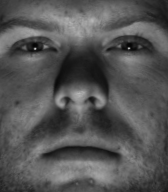
%> input picture bases/yale/yaleB01_P00A+000E-35.pgm, 168 x 192 px, given in place of yaleB01_P00A+000E+00.pgm, which was not available
$ octave prepare_yale.m   (GNU Octave 9; MATLAB toolbox functions it lacks are replaced by stand-ins)
%> lines starting %> are read from the running program, lines starting %| are printed output that depends on the picture; in (x1, y1, x2, y2) boxes, pixels count from 0 and x2, y2 are one past the last pixel; in counts of white or black regions, pixels touching at a corner belong together; the program's own positions count from 1; pictures that were not available may be replaced by others from this repository, and a replacement may not be noted
TOTAL_SIZE = 48*42;

photo_paths = {
  'yaleB01_P00A+000E+00.pgm',
  'yaleB01_P00A+000E+20.pgm',
  'yaleB01_P00A+000E+45.pgm',
  'yaleB01_P00A+000E+90.pgm',
  'yaleB01_P00A+000E-20.pgm',
  'yaleB01_P00A+000E-35.pgm',
  'yaleB01_P00A+005E+10.pgm',
  'yaleB01_P00A+005E-10.pgm',
  'yaleB01_P00A+010E+00.pgm',
  'yaleB01_P00A+010E-20.pgm',
  'yaleB01_P00A+015E+20.pgm',
  'yaleB01_P00A+020E+10.pgm',
  'yaleB01_P00A+020E-10.pgm',
  'yaleB01_P00A+020E-40.pgm',
  'yaleB01_P00A+025E+00.pgm',
  'yaleB01_P00A+035E+15.pgm',
  'yaleB01_P00A+035E+40.pgm',
  'yaleB01_P00A+035E+65.pgm',
  'yaleB01_P00A+035E-20.pgm',
  'yaleB01_P00A+050E+00.pgm',
  'yaleB01_P00A+050E-40.pgm',
  'yaleB01_P00A+060E+20.pgm',
  'yaleB01_P00A+060E-20.pgm',
  'yaleB01_P00A+070E+00.pgm',
  'yaleB01_P00A+070E+45.pgm',
  'yaleB01_P00A+070E-35.pgm',
  'yaleB01_P00A+085E+20.pgm',
  'yaleB01_P00A+085E-20.pgm',
  'yaleB01_P00A+095E+00.pgm',
  'yaleB01_P00A+110E+15.pgm',
  'yaleB01_P00A+110E+40.pgm',
  'yaleB01_P00A+110E+65.pgm',
  'yaleB01_P00A+110E-20.pgm',
  'yaleB01_P00A+120E+00.pgm',
  'yaleB01_P00A+130E+20.pgm',
  'yaleB01_P00A-005E+10.pgm',
  'yaleB01_P00A-005E-10.pgm',
  'yaleB01_P00A-010E+00.pgm',
  'yaleB01_P00A-010E-20.pgm',
  'yaleB01_P00A-015E+20.pgm',
  'yaleB01_P00A-020E+10.pgm',
  'yaleB01_P00A-020E-10.pgm',
  'yaleB01_P00A-020E-40.pgm',
  'yaleB01_P00A-025E+00.pgm',
  'yaleB01_P00A-035E+15.pgm',
  'yaleB01_P00A-035E+40.pgm',
  'yaleB01_P00A-035E+65.pgm',
  'yaleB01_P00A-035E-20.pgm',
  'yaleB01_P00A-050E+00.pgm',
  'yaleB01_P00A-050E-40.pgm',
  'yaleB01_P00A-060E+20.pgm',
  'yaleB01_P00A-060E-20.pgm',
  'yaleB01_P00A-070E+00.pgm',
  'yaleB01_P00A-070E+45.pgm',
  'yaleB01_P00A-070E-35.pgm',
  'yaleB01_P00A-085E+20.pgm',
  'yaleB01_P00A-085E-20.pgm',
  'yaleB01_P00A-095E+00.pgm',
  'yaleB01_P00A-110E+15.pgm',
  'yaleB01_P00A-110E+40.pgm',
  'yaleB01_P00A-110E+65.pgm',
  'yaleB01_P00A-110E-20.pgm',
  'yaleB01_P00A-120E+00.pgm',
  'yaleB01_P00A-130E+20.pgm',
  'yaleB02_P00A+000E+00.pgm',
  'yaleB02_P00A+000E+20.pgm',
  'yaleB02_P00A+000E+45.pgm',
  'yaleB02_P00A+000E+90.pgm',
  'yaleB02_P00A+000E-20.pgm',
  'yaleB02_P00A+000E-35.pgm',
  'yaleB02_P00A+005E+10.pgm',
  'yaleB02_P00A+005E-10.pgm',
  'yaleB02_P00A+010E+00.pgm',
  'yaleB02_P00A+010E-20.pgm',
  'yaleB02_P00A+015E+20.pgm',
  'yaleB02_P00A+020E+10.pgm',
  'yaleB02_P00A+020E-10.pgm',
  'yaleB02_P00A+020E-40.pgm',
  'yaleB02_P00A+025E+00.pgm',
  'yaleB02_P00A+035E+15.pgm',
  'yaleB02_P00A+035E+40.pgm',
  'yaleB02_P00A+035E+65.pgm',
  'yaleB02_P00A+035E-20.pgm',
  'yaleB02_P00A+050E+00.pgm',
  'yaleB02_P00A+050E-40.pgm',
  'yaleB02_P00A+060E+20.pgm',
  'yaleB02_P00A+060E-20.pgm',
  'yaleB02_P00A+070E+00.pgm',
  'yaleB02_P00A+070E+45.pgm',
  'yaleB02_P00A+070E-35.pgm',
  'yaleB02_P00A+085E+20.pgm',
  'yaleB02_P00A+085E-20.pgm',
  'yaleB02_P00A+095E+00.pgm',
  'yaleB02_P00A+110E+15.pgm',
  'yaleB02_P00A+110E+40.pgm',
  'yaleB02_P00A+110E+65.pgm',
  'yaleB02_P00A+110E-20.pgm',
  'yaleB02_P00A+120E+00.pgm',
  'yaleB02_P00A+130E+20.pgm',
  'yaleB02_P00A-005E+10.pgm',
  'yaleB02_P00A-005E-10.pgm',
  'yaleB02_P00A-010E+00.pgm',
  'yaleB02_P00A-010E-20.pgm',
  'yaleB02_P00A-015E+20.pgm',
  'yaleB02_P00A-020E+10.pgm',
  'yaleB02_P00A-020E-10.pgm',
  'yaleB02_P00A-020E-40.pgm',
  'yaleB02_P00A-025E+00.pgm',
  'yaleB02_P00A-035E+15.pgm',
  'yaleB02_P00A-035E+40.pgm',
  'yaleB02_P00A-035E+65.pgm',
  'yaleB02_P00A-035E-20.pgm',
  'yaleB02_P00A-050E+00.pgm',
  'yaleB02_P00A-050E-40.pgm',
  'yaleB02_P00A-060E+20.pgm',
  'yaleB02_P00A-060E-20.pgm',
  'yaleB02_P00A-070E+00.pgm',
  'yaleB02_P00A-070E+45.pgm',
  'yaleB02_P00A-070E-35.pgm',
  'yaleB02_P00A-085E+20.pgm',
  'yaleB02_P00A-085E-20.pgm',
  'yaleB02_P00A-095E+00.pgm',
  'yaleB02_P00A-110E+15.pgm',
  'yaleB02_P00A-110E+40.pgm',
  'yaleB02_P00A-110E+65.pgm',
  'yaleB02_P00A-110E-20.pgm',
  'yaleB02_P00A-120E+00.pgm',
  'yaleB02_P00A-130E+20.pgm',
  'yaleB03_P00A+000E+00.pgm',
  'yaleB03_P00A+000E+20.pgm',
  'yaleB03_P00A+000E+45.pgm',
  'yaleB03_P00A+000E+90.pgm',
  'yaleB03_P00A+000E-20.pgm',
  'yaleB03_P00A+000E-35.pgm',
  'yaleB03_P00A+005E+10.pgm',
  'yaleB03_P00A+005E-10.pgm',
  'yaleB03_P00A+010E+00.pgm',
  'yaleB03_P00A+010E-20.pgm',
  'yaleB03_P00A+015E+20.pgm',
  'yaleB03_P00A+020E+10.pgm',
  'yaleB03_P00A+020E-10.pgm',
  'yaleB03_P00A+020E-40.pgm',
  'yaleB03_P00A+025E+00.pgm',
  'yaleB03_P00A+035E+15.pgm',
  'yaleB03_P00A+035E+40.pgm',
  'yaleB03_P00A+035E+65.pgm',
  'yaleB03_P00A+035E-20.pgm',
  'yaleB03_P00A+050E+00.pgm',
  'yaleB03_P00A+050E-40.pgm',
  'yaleB03_P00A+060E+20.pgm',
  'yaleB03_P00A+060E-20.pgm',
  'yaleB03_P00A+070E+00.pgm',
  'yaleB03_P00A+070E+45.pgm',
  'yaleB03_P00A+070E-35.pgm',
  'yaleB03_P00A+085E+20.pgm',
  'yaleB03_P00A+085E-20.pgm',
  'yaleB03_P00A+095E+00.pgm',
  'yaleB03_P00A+110E+15.pgm',
  'yaleB03_P00A+110E+40.pgm',
  'yaleB03_P00A+110E+65.pgm',
  'yaleB03_P00A+110E-20.pgm',
  'yaleB03_P00A+120E+00.pgm',
  'yaleB03_P00A+130E+20.pgm',
  'yaleB03_P00A-005E+10.pgm',
  'yaleB03_P00A-005E-10.pgm',
  'yaleB03_P00A-010E+00.pgm',
  'yaleB03_P00A-010E-20.pgm',
  'yaleB03_P00A-015E+20.pgm',
  'yaleB03_P00A-020E+10.pgm',
  'yaleB03_P00A-020E-10.pgm',
  'yaleB03_P00A-020E-40.pgm',
  'yaleB03_P00A-025E+00.pgm',
  'yaleB03_P00A-035E+15.pgm',
  'yaleB03_P00A-035E+40.pgm',
  'yaleB03_P00A-035E+65.pgm',
  'yaleB03_P00A-035E-20.pgm',
  'yaleB03_P00A-050E+00.pgm',
  'yaleB03_P00A-050E-40.pgm',
  'yaleB03_P00A-060E+20.pgm',
  'yaleB03_P00A-060E-20.pgm',
  'yaleB03_P00A-070E+00.pgm',
  'yaleB03_P00A-070E+45.pgm',
  'yaleB03_P00A-070E-35.pgm',
  'yaleB03_P00A-085E+20.pgm',
  'yaleB03_P00A-085E-20.pgm',
  'yaleB03_P00A-095E+00.pgm',
  'yaleB03_P00A-110E+15.pgm',
  'yaleB03_P00A-110E+40.pgm',
  'yaleB03_P00A-110E+65.pgm',
  'yaleB03_P00A-110E-20.pgm',
  'yaleB03_P00A-120E+00.pgm',
  'yaleB03_P00A-130E+20.pgm',
  'yaleB04_P00A+000E+00.pgm',
  'yaleB04_P00A+000E+20.pgm',
  'yaleB04_P00A+000E+45.pgm',
  'yaleB04_P00A+000E+90.pgm',
  'yaleB04_P00A+000E-20.pgm',
  'yaleB04_P00A+000E-35.pgm',
  'yaleB04_P00A+005E+10.pgm',
  'yaleB04_P00A+005E-10.pgm',
  'yaleB04_P00A+010E+00.pgm',
  'yaleB04_P00A+010E-20.pgm',
  'yaleB04_P00A+015E+20.pgm',
  'yaleB04_P00A+020E+10.pgm',
  'yaleB04_P00A+020E-10.pgm',
  'yaleB04_P00A+020E-40.pgm',
  'yaleB04_P00A+025E+00.pgm',
  'yaleB04_P00A+035E+15.pgm',
  'yaleB04_P00A+035E+40.pgm',
  'yaleB04_P00A+035E+65.pgm',
  'yaleB04_P00A+035E-20.pgm',
  'yaleB04_P00A+050E+00.pgm',
  'yaleB04_P00A+050E-40.pgm',
  'yaleB04_P00A+060E+20.pgm',
  'yaleB04_P00A+060E-20.pgm',
  'yaleB04_P00A+070E+00.pgm',
  'yaleB04_P00A+070E+45.pgm',
  'yaleB04_P00A+070E-35.pgm',
  'yaleB04_P00A+085E+20.pgm',
  'yaleB04_P00A+085E-20.pgm',
  'yaleB04_P00A+095E+00.pgm',
  'yaleB04_P00A+110E+15.pgm',
  'yaleB04_P00A+110E+40.pgm',
  'yaleB04_P00A+110E+65.pgm',
  'yaleB04_P00A+110E-20.pgm',
  'yaleB04_P00A+120E+00.pgm',
  'yaleB04_P00A+130E+20.pgm',
  'yaleB04_P00A-005E+10.pgm',
  'yaleB04_P00A-005E-10.pgm',
  'yaleB04_P00A-010E+00.pgm',
  'yaleB04_P00A-010E-20.pgm',
  'yaleB04_P00A-015E+20.pgm',
  'yaleB04_P00A-020E+10.pgm',
  'yaleB04_P00A-020E-10.pgm',
  'yaleB04_P00A-020E-40.pgm',
  'yaleB04_P00A-025E+00.pgm',
  'yaleB04_P00A-035E+15.pgm',
  'yaleB04_P00A-035E+40.pgm',
  'yaleB04_P00A-035E+65.pgm',
  'yaleB04_P00A-035E-20.pgm',
  'yaleB04_P00A-050E+00.pgm',
  'yaleB04_P00A-050E-40.pgm',
  'yaleB04_P00A-060E+20.pgm',
  'yaleB04_P00A-060E-20.pgm',
  'yaleB04_P00A-070E+00.pgm',
  'yaleB04_P00A-070E+45.pgm',
  'yaleB04_P00A-070E-35.pgm',
  'yaleB04_P00A-085E+20.pgm',
  'yaleB04_P00A-085E-20.pgm',
  'yaleB04_P00A-095E+00.pgm',
  'yaleB04_P00A-110E+15.pgm',
  'yaleB04_P00A-110E+40.pgm',
  'yaleB04_P00A-110E+65.pgm',
  'yaleB04_P00A-110E-20.pgm',
  'yaleB04_P00A-120E+00.pgm',
  'yaleB04_P00A-130E+20.pgm',
  'yaleB05_P00A+000E+00.pgm',
  'yaleB05_P00A+000E+20.pgm',
  'yaleB05_P00A+000E+45.pgm',
  'yaleB05_P00A+000E+90.pgm',
  'yaleB05_P00A+000E-20.pgm',
  'yaleB05_P00A+000E-35.pgm',
  'yaleB05_P00A+005E+10.pgm',
  'yaleB05_P00A+005E-10.pgm',
  'yaleB05_P00A+010E+00.pgm',
  'yaleB05_P00A+010E-20.pgm',
  'yaleB05_P00A+015E+20.pgm',
  'yaleB05_P00A+020E+10.pgm',
  'yaleB05_P00A+020E-10.pgm',
  'yaleB05_P00A+020E-40.pgm',
  'yaleB05_P00A+025E+00.pgm',
  'yaleB05_P00A+035E+15.pgm',
  'yaleB05_P00A+035E+40.pgm',
  'yaleB05_P00A+035E+65.pgm',
  'yaleB05_P00A+035E-20.pgm',
  'yaleB05_P00A+050E+00.pgm',
  'yaleB05_P00A+050E-40.pgm',
  'yaleB05_P00A+060E+20.pgm',
  'yaleB05_P00A+060E-20.pgm',
  'yaleB05_P00A+070E+00.pgm',
  'yaleB05_P00A+070E+45.pgm',
  'yaleB05_P00A+070E-35.pgm',
  'yaleB05_P00A+085E+20.pgm',
  'yaleB05_P00A+085E-20.pgm',
  'yaleB05_P00A+095E+00.pgm',
  'yaleB05_P00A+110E+15.pgm',
  'yaleB05_P00A+110E+40.pgm',
  'yaleB05_P00A+110E+65.pgm',
  'yaleB05_P00A+110E-20.pgm',
  'yaleB05_P00A+120E+00.pgm',
  'yaleB05_P00A+130E+20.pgm',
  'yaleB05_P00A-005E+10.pgm',
  'yaleB05_P00A-005E-10.pgm',
  'yaleB05_P00A-010E+00.pgm',
  'yaleB05_P00A-010E-20.pgm',
  'yaleB05_P00A-015E+20.pgm',
  'yaleB05_P00A-020E+10.pgm',
  'yaleB05_P00A-020E-10.pgm',
  'yaleB05_P00A-020E-40.pgm',
  'yaleB05_P00A-025E+00.pgm',
  'yaleB05_P00A-035E+15.pgm',
  'yaleB05_P00A-035E+40.pgm',
  'yaleB05_P00A-035E+65.pgm',
  'yaleB05_P00A-035E-20.pgm',
  'yaleB05_P00A-050E+00.pgm',
  'yaleB05_P00A-050E-40.pgm',
  'yaleB05_P00A-060E+20.pgm',
  'yaleB05_P00A-060E-20.pgm',
  'yaleB05_P00A-070E+00.pgm',
  'yaleB05_P00A-070E+45.pgm',
  'yaleB05_P00A-070E-35.pgm',
  'yaleB05_P00A-085E+20.pgm',
  'yaleB05_P00A-085E-20.pgm',
  'yaleB05_P00A-095E+00.pgm',
  'yaleB05_P00A-110E+15.pgm',
  'yaleB05_P00A-110E+40.pgm',
  'yaleB05_P00A-110E+65.pgm',
  'yaleB05_P00A-110E-20.pgm',
  'yaleB05_P00A-120E+00.pgm',
  'yaleB05_P00A-130E+20.pgm'
};

data = zeros(TOTAL_SIZE, length(photo_paths));
for i = 1:length(photo_paths)
  disp(photo_paths{i});
  photo_path = strcat('bases/yale/', photo_paths{i});
  photo = imread(photo_path);
%> photo is the input picture: size 192x168 uint8; min 4, max 196, mean 85.2
  photo_resized = imresize(photo, 0.25);
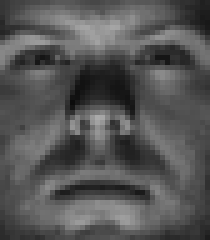
%> photo_resized: size 48x42 uint8 (shown 5 times larger); min 12, max 170, mean 85.2
  data(:,i) = reshape(photo_resized, [TOTAL_SIZE 1]);
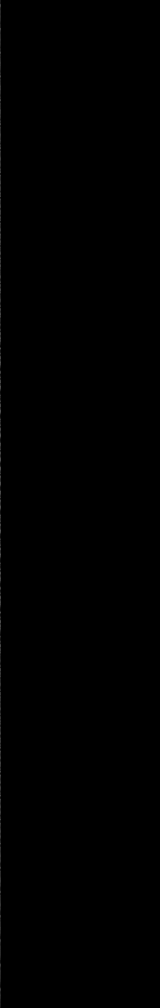
%> data: size 2016x320 double (shown at 1/2 size); min 0, max 170, mean 0.3
  imwrite(photo,sprintf('bases/yale2/%d.png', i));
end
%> pass 2 of the loop `for i = 1:length(photo_paths)`:
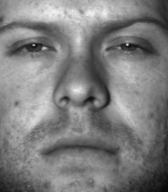
%> input picture bases/yale/yaleB01_P00A+010E+00.pgm, 168 x 192 px, given in place of yaleB01_P00A+000E+20.pgm, which was not available
%> photo is the input picture: size 192x168 uint8; min 6, max 245, mean 126.1
%> `photo_resized = imresize(photo, 0.25);`:
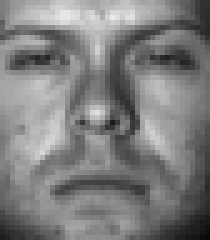
%> photo_resized: size 48x42 uint8 (shown 5 times larger); min 8, max 234, mean 126.1
%> `data(:,i) = reshape(photo_resized, [TOTAL_SIZE 1]);`:
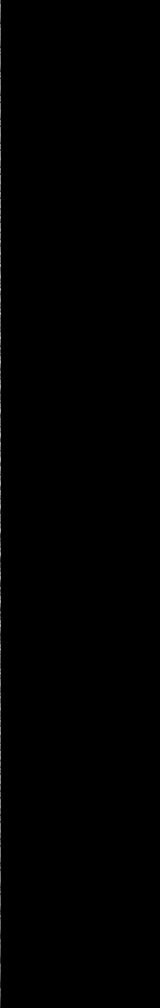
%> data: size 2016x320 double (shown at 1/2 size); 0.31% of pixels changed, all inside (x1, y1, x2, y2) = (1, 0, 2, 2016)
%> (the run ends here)
